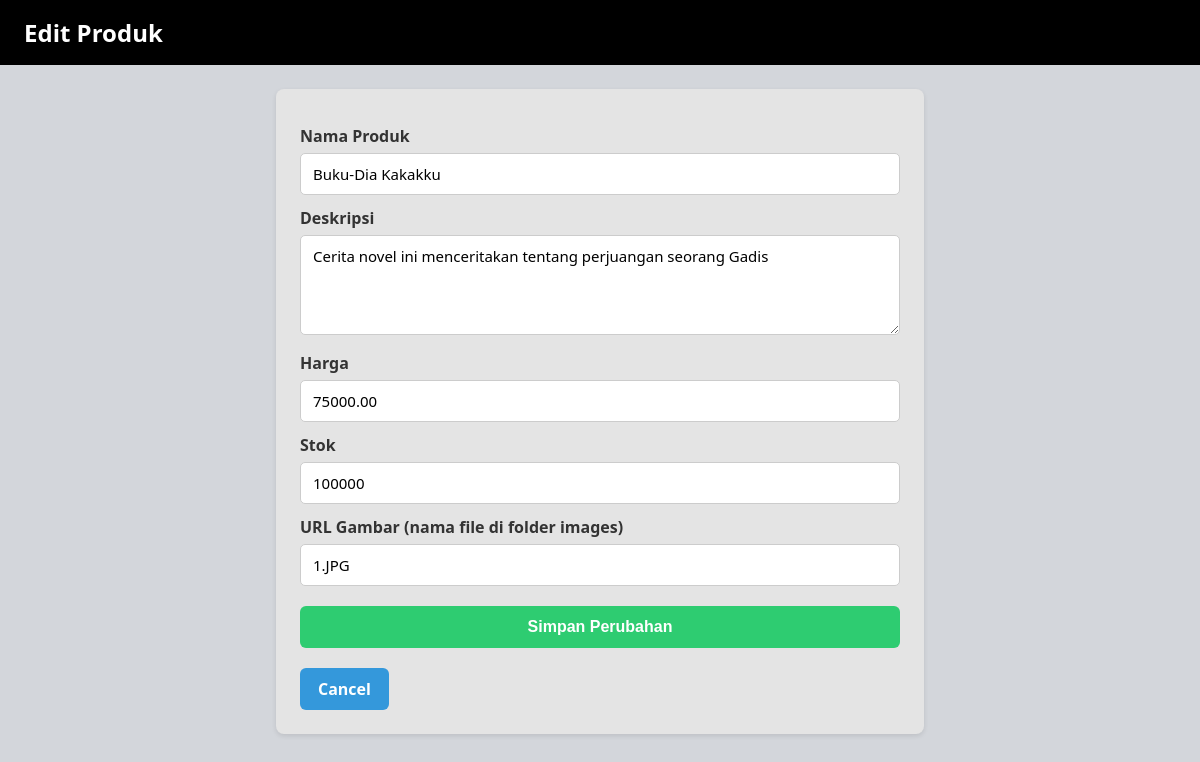
Screenshot of /admin/edit_produk.php?id=1 (signed in) with the database file from the repository.
### tables this page shows
CREATE TABLE `products` (
  `product_id` int(11) NOT NULL,
  `name` varchar(150) NOT NULL,
  `description` text DEFAULT NULL,
  `price` decimal(12,2) NOT NULL,
  `stock` int(11) NOT NULL DEFAULT 0,
  `image_url` varchar(255) DEFAULT NULL,
  `created_at` timestamp NOT NULL DEFAULT current_timestamp()
);

### admin/edit_produk.php (the view, shortened to what this page needs)
<?php
$host = "localhost";
$user = "root";
$password = "";
$database = "toko_buku";
$koneksi = new mysqli($host, $user, $password, $database);
$id = $_GET['id'] ?? 0;
$stmt = $koneksi->prepare("SELECT * FROM products WHERE product_id=?");
$stmt->bind_param("i", $id);
$stmt->execute();
$result = $stmt->get_result();
$produk = $result->fetch_assoc();
?>
<!DOCTYPE html>
<html lang="id">
<head>
</head>
<body>
<header>
    <div class="header-top">
        <div class="title">Edit Produk</div>
    </div>
</header>
<main>
    <form method="POST">
        <label for="name">Nama Produk</label>
        <input type="text" id="name" name="name" value="<?= htmlspecialchars($produk['name']) ?>" required>
        <label for="description">Deskripsi</label>
        <textarea id="description" name="description" required><?= htmlspecialchars($produk['description']) ?></textarea>
        <label for="price">Harga</label>
        <input type="number" id="price" name="price" value="<?= $produk['price'] ?>" required>
        <label for="stock">Stok</label>
        <input type="number" id="stock" name="stock" value="<?= $produk['stock'] ?>" required>
        <label for="image_url">URL Gambar (nama file di folder images)</label>
        <input type="text" id="image_url" name="image_url" value="<?= htmlspecialchars($produk['image_url']) ?>" required>
        <button type="submit" class="submit-btn">Simpan Perubahan</button>
    </form>
    <a href="dashboard.php" class="btn-back">Cancel</a>
</main>
</body>
</html>

### admin/edit_produk.php (style rules this page uses)
body { font-family: 'Segoe UI', sans-serif; background-color: #d3d6db; margin: 0; padding: 0; }
header { background-color: #000; color: white; padding: 16px 24px; }
.header-top { display: flex; justify-content: space-between; align-items: center; max-width: 1200px; margin: auto; }
.title { font-size: 24px; font-weight: bold; }
main { max-width: 600px; background: #e4e4e4; margin: 24px auto; padding: 24px; border-radius: 8px; box-shadow: 0 2px 5px rgba(0,0,0,0.1); }
form label { display: block; margin: 12px 0 6px; font-weight: 600; color: #333; }
input[type="text"], input[type="number"], textarea { width: 100%; padding: 10px 12px; border: 1px solid #ccc; border-radius: 5px; font-size: 15px; box-sizing: border-box; resize: vertical; font-family: 'Segoe UI', Tahoma, Geneva, Verdana, sans-serif; }
textarea { min-height: 100px; }
button.submit-btn { margin-top: 20px; background-color: #2ecc71; color: white; padding: 12px 20px; border: none; border-radius: 6px; font-weight: bold; cursor: pointer; font-size: 16px; width: 100%; transition: background-color 0.3s; }
.btn-back { display: inline-block; margin-top: 20px; padding: 10px 18px; background-color: #3498db; color: white; border-radius: 6px; text-decoration: none; font-weight: bold; text-align: center; cursor: pointer; transition: background-color 0.3s; user-select: none; }

### rows the page displays
products: name "Buku-Dia Kakakku", description "Cerita novel ini menceritakan tentang perjuangan seorang Gadis", price "75000.00", stock "100000", image_url "1.JPG"
